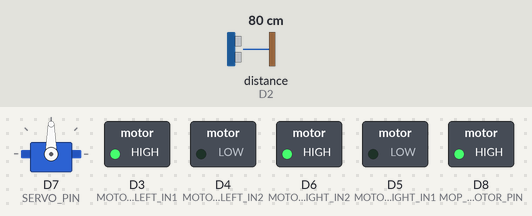
Recording of a sketch running on a simulated ESP8266 (NodeMCU). Shown: servo, switched loads named in the sketch (green lamp = pin HIGH). Wiring (inferred from the names in the program): ultrasonic range finder: trigger D1; echo D2. The test bench sets the inputs (shaded band); at power-on: distance to the obstacle (sensor on D2) 80 cm. The echo pulse lasts 58.3 µs per cm; pins used as bus, display or sensor lines are not drawn.

Above: at 14.7 s.
14.8 s: distance to the obstacle (sensor on D2) set to 2 cm
At 15.9 s:
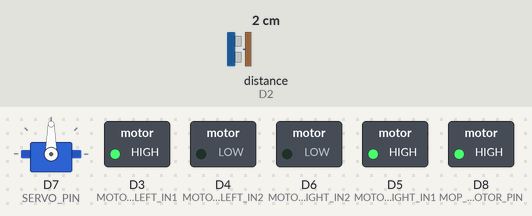
At 17.4 s:
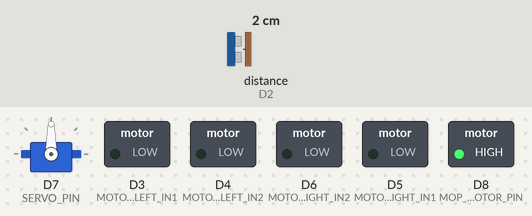
19.1 s: distance to the obstacle (sensor on D2) set to 35 cm
At 19.9 s:
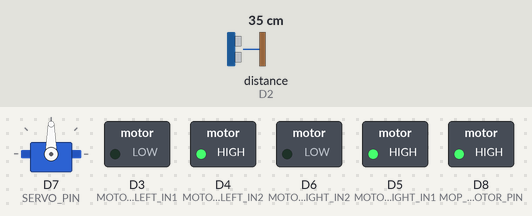
Timing chart, 0 to 29.4 s (numbered marks = the images above; inputs shaded):
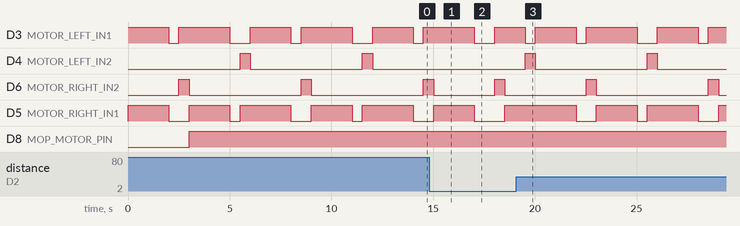

Measured:
- after the input at 14.8 s, D4 (MOTOR_LEFT_IN2): stays LOW (without the input it goes to HIGH after 2.7 s)
- by itself, D3 (MOTOR_LEFT_IN1): repeats every 6.0 s: LOW 0.51 s, HIGH 2.5 s, LOW 1.0 s, HIGH 2.0 s
- by itself, D4 (MOTOR_LEFT_IN2), D6 (MOTOR_RIGHT_IN2): alternates HIGH for 0.50 s and LOW for 5.5 s
- by itself, D5 (MOTOR_RIGHT_IN1): repeats every 6.0 s: LOW 1.0 s, HIGH 2.0 s, LOW 0.51 s, HIGH 2.5 s

The sketch:

Sourse_Code.ino
```cpp
// Rohit Jyotising Rajput
// 2-11-2024

#include <Servo.h>

// Pin Definitions
#define TRIG_PIN D1       // Trigger pin for ultrasonic sensor
#define ECHO_PIN D2       // Echo pin for ultrasonic sensor
#define MOTOR_LEFT_IN1 D3 // Left motor input 1
#define MOTOR_LEFT_IN2 D4 // Left motor input 2
#define MOTOR_RIGHT_IN1 D5 // Right motor input 1
#define MOTOR_RIGHT_IN2 D6 // Right motor input 2
#define SERVO_PIN D7      // Servo pin for mop control
#define MOP_MOTOR_PIN D8  // Mop motor control pin
#define BATTERY_PIN A0    // Analog pin for battery level

Servo servo;
int chargingStationX = 0; // X-coordinate of charging station
int chargingStationY = 0; // Y-coordinate of charging station
int robotX = 5, robotY = 5; // Initial robot position
bool grid[10][10]; // Grid for obstacle and path planning (10x10 for simplicity)
bool mopActive = true; // Flag for mop motor status

// Function to control motors
void moveForward() {
  digitalWrite(MOTOR_LEFT_IN1, HIGH);
  digitalWrite(MOTOR_LEFT_IN2, LOW);
  digitalWrite(MOTOR_RIGHT_IN1, HIGH);
  digitalWrite(MOTOR_RIGHT_IN2, LOW);
}

void moveBackward() {
  digitalWrite(MOTOR_LEFT_IN1, LOW);
  digitalWrite(MOTOR_LEFT_IN2, HIGH);
  digitalWrite(MOTOR_RIGHT_IN1, LOW);
  digitalWrite(MOTOR_RIGHT_IN2, HIGH);
}

void stopMotors() {
  digitalWrite(MOTOR_LEFT_IN1, LOW);
  digitalWrite(MOTOR_LEFT_IN2, LOW);
  digitalWrite(MOTOR_RIGHT_IN1, LOW);
  digitalWrite(MOTOR_RIGHT_IN2, LOW);
}

void turnLeft() {
  digitalWrite(MOTOR_LEFT_IN1, LOW);
  digitalWrite(MOTOR_LEFT_IN2, HIGH);
  digitalWrite(MOTOR_RIGHT_IN1, HIGH);
  digitalWrite(MOTOR_RIGHT_IN2, LOW);
  delay(500); // Adjust delay for accurate turn
  stopMotors();
}

void turnRight() {
  digitalWrite(MOTOR_LEFT_IN1, HIGH);
  digitalWrite(MOTOR_LEFT_IN2, LOW);
  digitalWrite(MOTOR_RIGHT_IN1, LOW);
  digitalWrite(MOTOR_RIGHT_IN2, HIGH);
  delay(500); // Adjust delay for accurate turn
  stopMotors();
}

// Function to read distance from ultrasonic sensor
int readDistance() {
  digitalWrite(TRIG_PIN, LOW);
  delayMicroseconds(2);
  digitalWrite(TRIG_PIN, HIGH);
  delayMicroseconds(10);
  digitalWrite(TRIG_PIN, LOW);

  int duration = pulseIn(ECHO_PIN, HIGH);
  int distance = duration * 0.034 / 2;
  return distance;
}

// Function to control mop motor
void controlMop() {
  if (mopActive) {
    digitalWrite(MOP_MOTOR_PIN, HIGH); // Activate mop motor
  } else {
    digitalWrite(MOP_MOTOR_PIN, LOW); // Deactivate mop motor
  }
}

// Zigzag cleaning pattern
void cleanInZigzag() {
  for (int i = 0; i < 10; i++) {
    moveForward();
    delay(2000); // Move forward for 2 seconds
    stopMotors();
    delay(500);

    // Check for obstacles
    int distance = readDistance();
    if (distance < 20) { // Obstacle detected within 20 cm
      avoidObstacle();
    }

    // Alternate turns to create zigzag pattern
    if (i % 2 == 0) {
      turnRight();
    } else {
      turnLeft();
    }
    controlMop(); // Keep mop running while cleaning
  }
}

// Obstacle avoidance function
void avoidObstacle() {
  stopMotors();
  delay(500);
  turnRight(); // Turn right to avoid obstacle
  moveForward();
  delay(1000); // Move forward for 1 second to avoid obstacle
  stopMotors();
}

// A* pathfinding function to calculate path to charging station
void aStarPathfinding() {
  // Example: Simple logic to move towards charging station coordinates
  while (robotX != chargingStationX || robotY != chargingStationY) {
    if (robotX < chargingStationX) {
      robotX++;
      moveForward();
      delay(500);
    } else if (robotX > chargingStationX) {
      robotX--;
      moveBackward();
      delay(500);
    }
    stopMotors();
    delay(500);
  }
}

// Main setup
void setup() {
  pinMode(TRIG_PIN, OUTPUT);
  pinMode(ECHO_PIN, INPUT);
  pinMode(MOTOR_LEFT_IN1, OUTPUT);
  pinMode(MOTOR_LEFT_IN2, OUTPUT);
  pinMode(MOTOR_RIGHT_IN1, OUTPUT);
  pinMode(MOTOR_RIGHT_IN2, OUTPUT);
  pinMode(MOP_MOTOR_PIN, OUTPUT); // Set mop motor pin as output

  servo.attach(SERVO_PIN);
  servo.write(90); // Center servo initially

  Serial.begin(115200);
}

// Main loop
void loop() {
  cleanInZigzag(); // Perform cleaning in zigzag pattern

  // Check battery level (simulation of low battery)
  int batteryLevel = analogRead(BATTERY_PIN);
  if (batteryLevel < 20) { // Threshold for low battery
    Serial.println("Battery low. Returning to charging station.");
    mopActive = false; // Stop mop when battery is low
    controlMop();
    aStarPathfinding(); // Return to charging station using A* pathfinding
  } else {
    mopActive = true; // Activate mop if battery is okay
  }
  controlMop(); // Continuously control mop based on battery level
}
```
